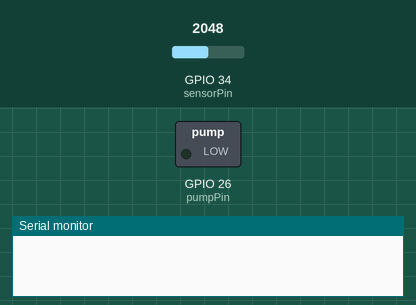
This sketch was run on a simulated ESP32. Parts: switched loads named in the sketch (green lamp = pin HIGH), the last lines printed to the serial monitor. Inputs (shaded band) come from the test bench; at power-on: GPIO 34 (sensorPin) = 2048. WiFi joins after 1.5 s; servers stay silent unless stated.

Above: at 3.0 s.
3.1 s: GPIO 34 (sensorPin) set to 2163
7.3 s: GPIO 34 (sensorPin) set to 2258
At 8.8 s:
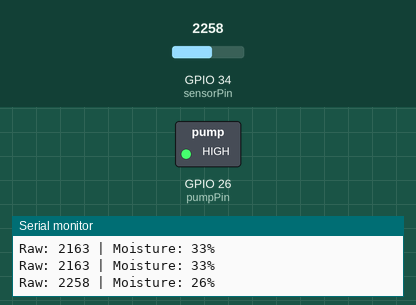
9.3 s: GPIO 34 (sensorPin) set to 1713
11.0 s: GPIO 34 (sensorPin) set to 1620
At 13.0 s:
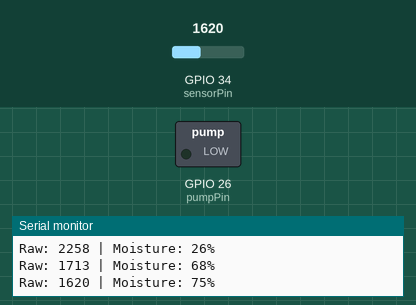
13.3 s: GPIO 34 (sensorPin) set to 2866
At 14.6 s:
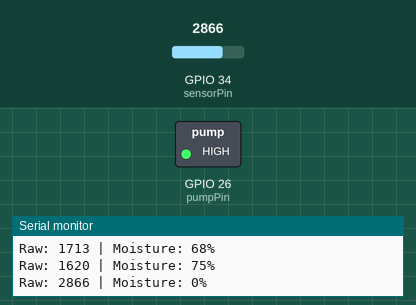
Timing chart, 0 to 16.3 s (numbered marks = the images above; inputs shaded):
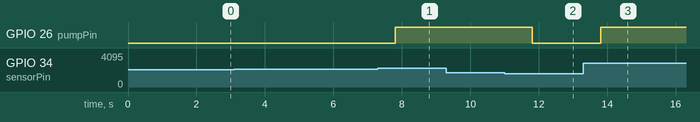

Measured:
- the behaviour switches between 2210 and 2211 on GPIO 34 (sensorPin) (found by bisection; images 0 and 1)
- the behaviour switches between 1678 and 1677 on GPIO 34 (sensorPin) (found by bisection; images 1 and 2)
- after the input at 7.3 s, GPIO 26 (pumpPin): LOW → HIGH after 0.50 s
- after the input at 11.0 s, GPIO 26 (pumpPin): HIGH → LOW after 0.80 s
- after the input at 13.3 s, GPIO 26 (pumpPin): LOW → HIGH after 0.50 s

The sketch:

arduino_code.ino
```cpp
/**
 * Smart Plant Irrigation System with ESP32 & Blynk IoT
 *
 * This project monitors soil moisture using a capacitive sensor and automatically
 * controls a water pump via a relay module. It connects to the Blynk IoT platform
 * for real-time monitoring and status feedback.
 *
 * Hardware:
 * - ESP32 Development Board
 * - Capacitive Soil Moisture Sensor v1.2
 * - 1-Channel Relay Module (High Level Trigger)
 * - 5V DC Water Pump
 *
 * Logic:
 * - Hysteresis Loop: Pump ON < 30% | Pump OFF > 70%
 * - Non-blocking timer using BlynkTimer
 */

#define BLYNK_PRINT Serial

#include <WiFi.h>
#include <BlynkSimpleEsp32.h>

// --- CONFIGURATION ---
// Fill in your specific Blynk Template ID and Name here
#define BLYNK_TEMPLATE_ID "YOUR_TEMPLATE_ID"
#define BLYNK_TEMPLATE_NAME "YOUR_TEMPLATE_NAME"

char auth[] = "YOUR_BLYNK_AUTH_TOKEN"; // Enter your Blynk Auth Token
char ssid[] = "YOUR_WIFI_SSID";        // Enter your WiFi Name
char pass[] = "YOUR_WIFI_PASSWORD";    // Enter your WiFi Password

// --- PIN DEFINITIONS ---
const int sensorPin = 34; // Analog input for Soil Sensor
const int pumpPin = 26;   // Digital output for Relay

// --- CALIBRATION ---
// Update these values based on your sensor calibration
const int dryValue = 2600; // Value in air
const int wetValue = 1300; // Value in water

// --- HYSTERESIS SETTINGS ---
const int startPumpLevel = 30; // Pump ON threshold (%)
const int stopPumpLevel = 70;  // Pump OFF threshold (%)

bool pumpState = false;
BlynkTimer timer;

void checkSoilMoisture() {
  int sensorValue = analogRead(sensorPin);
  int moisturePercentage = map(sensorValue, dryValue, wetValue, 0, 100);
  moisturePercentage = constrain(moisturePercentage, 0, 100);

  Serial.printf("Raw: %d | Moisture: %d%%\n", sensorValue, moisturePercentage);

  // Hysteresis Logic
  if (moisturePercentage < startPumpLevel) {
    pumpState = true;
  } else if (moisturePercentage > stopPumpLevel) {
    pumpState = false;
  }

  digitalWrite(pumpPin, pumpState ? HIGH : LOW);

  // Send data to Blynk
  Blynk.virtualWrite(V0, moisturePercentage); // V0: Moisture Gauge
  Blynk.virtualWrite(V1, pumpState ? 255 : 0); // V1: Pump LED Status
}

void setup() {
  Serial.begin(115200);

  pinMode(pumpPin, OUTPUT);
  digitalWrite(pumpPin, LOW);

  Blynk.begin(auth, ssid, pass);

  // Check sensor every 2 seconds
  timer.setInterval(2000L, checkSoilMoisture);
}

void loop() {
  Blynk.run();
  timer.run();
}
```
